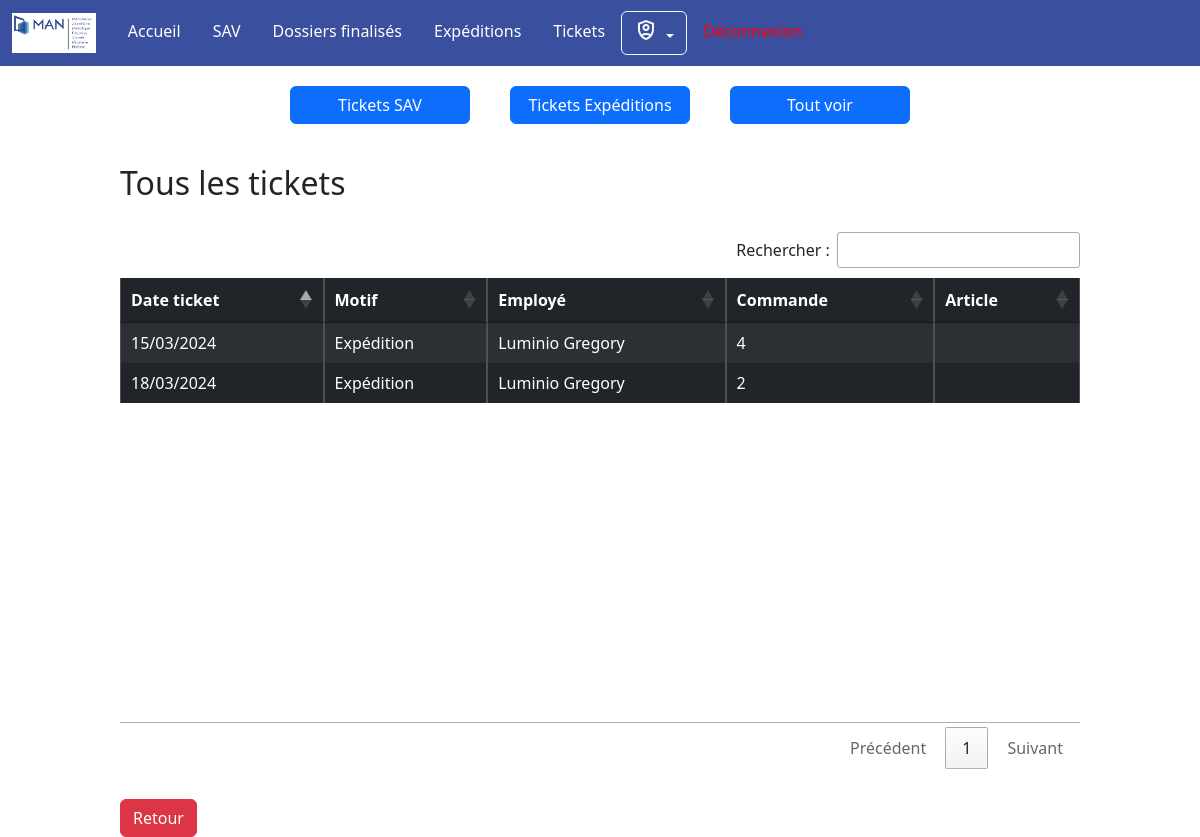
Page /index.php?action=ticket (signed in) on the committed database.
### tables this page shows
CREATE TABLE tickets(
   ID_TICKET INT AUTO_INCREMENT,
   DATE_TICKET DATETIME NOT NULL,
   MOTIF_TICKET VARCHAR(50) NOT NULL,
   ID_EMPLOYE INT NOT NULL,
   ID_COMMANDE INT NOT NULL,
   ID_ARTICLE INT,
   PRIMARY KEY(ID_TICKET),
   FOREIGN KEY(ID_EMPLOYE) REFERENCES employes(ID_EMPLOYE),
   FOREIGN KEY(ID_COMMANDE) REFERENCES commandes(ID_COMMANDE),
   FOREIGN KEY(ID_ARTICLE) REFERENCES article(ID_ARTICLE)
);

CREATE TABLE employes(
   ID_EMPLOYE INT AUTO_INCREMENT,
   NOM_UTILISATEUR VARCHAR(50) NOT NULL,
   PRENOM_UTILISATEUR VARCHAR(50) NOT NULL,
   MDP_UTILISATEUR VARCHAR(100) NOT NULL,
   TYPE_UTILISATEUR VARCHAR(50) NOT NULL,
   EMAIL varchar(255) DEFAULT NULL,
   PRIMARY KEY(ID_EMPLOYE)
);

### PHP/modele.php (called while the page is built, shortened)
<?php
    function getAllTickets(){
        $connexion = getBdd();
        $requete = "select * from tickets";
        $reponse = $connexion->prepare($requete);
        $reponse->execute();
        $resultat = $reponse->fetchAll(PDO::FETCH_ASSOC);
        return $resultat;
    }
    function getNameEmploye($id){
        $connexion = getBdd();
        $requete = "select * from employes where ID_EMPLOYE = :id";
        $reponse = $connexion->prepare($requete);
        $reponse->bindValue(":id", htmlspecialchars($id), PDO::PARAM_STR);
        $reponse->execute();
        $resultat = $reponse->fetch(PDO::FETCH_ASSOC);
        return $resultat;
    }
    function getBdd() {
        $bdd = "mysql:host=$host;port=$port;dbname=$bdd;charset=utf8";
        $connexion = new PDO($bdd,$user ,$password, array(PDO::ATTR_ERRMODE => PDO::ERRMODE_EXCEPTION));
        return $connexion;
    }

### Views/view_tickets.php (the view, shortened to what this page needs)
    <?php
if (isset($allTickets)) {
    ?>
    <h2 class="titre_expe">Tous les tickets</h2>
    <table id="myTable" class="table table-dark table-striped table-bordered">
        <thead>
            <tr>
                <th>Date ticket</th>
                <th>Motif</th>
                <th>Employé</th>
                <th>Commande</th>
                <th>Article</th>
            </tr>
        </thead>
        <tbody>
            <?php
            foreach ($allTickets as $ticket) {
                $employe = getNameEmploye($ticket["ID_EMPLOYE"]);
                ?>
                <tr>
                    <td>
                        <?php echo date('d/m/Y', strtotime($ticket["DATE_TICKET"])); ?>
                    </td>
                    <td>
                        <?php echo $ticket["MOTIF_TICKET"]; ?>
                    </td>
                    <td>
                        <?php echo $employe["NOM_UTILISATEUR"] . " " . $employe["PRENOM_UTILISATEUR"]; ?>
                    </td>
                    <td>
                        <?php echo $ticket["ID_COMMANDE"]; ?>
                    </td>
                    <td>
                    </td>
                </tr>
                <?php
            }
            ?>
        </tbody>
    </table>
    <button type="reset" id="btn_retour" class="btn btn-danger"><a href="<?php echo $_SERVER['HTTP_REFERER']; ?>"
            style="text-decoration:none;color: #FFFFFF">Retour</a></button>
    <?php
}
    ?>

### CSS/global.css (style rules this page uses)
* { margin: 0; padding: 0; }
body { font-family: 'calibri', sans-serif; }

### CSS/accueil.css (style rules this page uses)
.titre_expe { margin-left: 10%; margin-top: 20px; margin-bottom: 20px; }
#btn_retour { margin-top: 20px; margin-left: 10%; }

### rows in the picture
tickets: DATE_TICKET "18/03/2024", MOTIF_TICKET "Expédition", ID_EMPLOYE.NOM_UTILISATEUR "Luminio", ID_EMPLOYE.PRENOM_UTILISATEUR "Gregory", ID_COMMANDE "2"
tickets: DATE_TICKET "15/03/2024", MOTIF_TICKET "Expédition", ID_EMPLOYE.NOM_UTILISATEUR "Luminio", ID_EMPLOYE.PRENOM_UTILISATEUR "Gregory", ID_COMMANDE "4"
